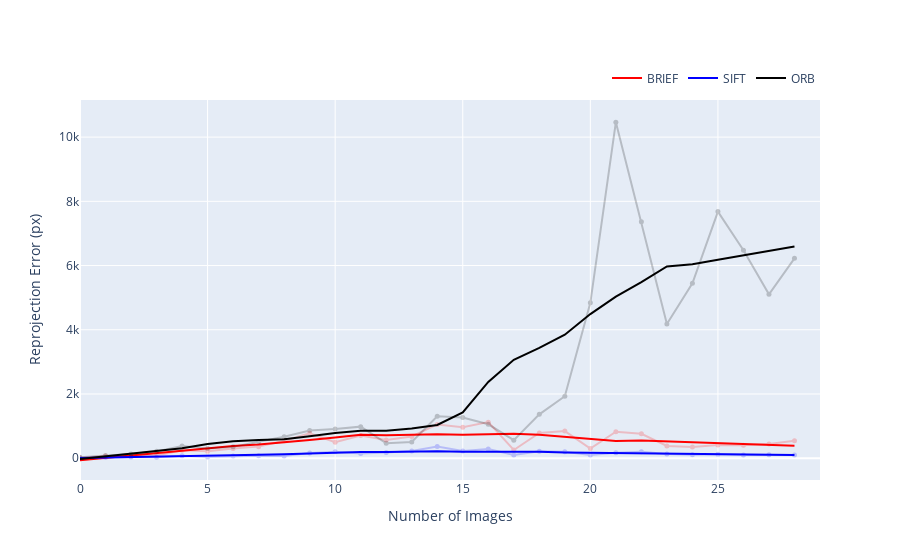

Notebook code for this chart:
### Code cell
# Plot Error for Different Feature Detctors

fig2 = go.Figure()

# Add trace for Brief detector
fig2.add_trace(go.Scatter(
    x = num_images,
    y = brief,
    mode = 'lines+markers',
    marker = dict(
        size = 5,
        color = 'red',
    ),
    opacity = 0.2,
    showlegend=False
))

fig2.add_trace(go.Scatter(
    x = num_images,
    y = signal.savgol_filter(brief,
                           10,
                           1),
    mode='lines',
    line=go.scatter.Line(color="red"),
    name='BRIEF'
))

# Add trace for Sift detector
fig2.add_trace(go.Scatter(
    x = num_images,
    y = sift,
    mode = 'lines+markers',
    marker = dict(
        size = 5,
        color = 'blue',
    ),
    opacity = 0.2,
    showlegend=False
))

fig2.add_trace(go.Scatter(
    x = num_images,
    y = signal.savgol_filter(sift,
                           10,
                           1),
    mode='lines',
    line=go.scatter.Line(color="blue"),
    name='SIFT'
))

# Add trace for ORB detector
fig2.add_trace(go.Scatter(
    x = num_images,
    y = orb,
    mode = 'lines+markers',
    marker = dict(
        size = 5,
        color = 'black',
    ),
    opacity = 0.2,
    showlegend=False
))

fig2.add_trace(go.Scatter(
    x = num_images,
    y = signal.savgol_filter(orb,
                           10,
                           1),
    mode='lines',
    line=go.scatter.Line(color='black'),
    name='ORB'
))

fig2.update_layout(
    legend=dict(
    orientation="h",
    yanchor="bottom",
    y=1.02,
    xanchor="right",
    x=1),
    xaxis_title="Number of Images",
    yaxis_title="Reprojection Error (px)",
    xaxis_range=[0, min_images],
)

fig2.show()

### Figure 1 — Plotly figure (JSON) as saved in the notebook; plotly's stock layout.template omitted (floating-point values rounded to 4 significant figures)
{"data": [{"marker": {"color": "red", "size": 5}, "mode": "lines+markers", "opacity": 0.2, "showlegend": false, "type": "scatter", "x": [0, 1, 2, 3, 4, 5, 6, 7, 8, 9, 10, 11, 12, 13, 14, 15, 16, 17, 18, 19, 20, 21, 22, 23, 24, 25, 26, 27, 28], "y": [16.5, 69.12, 71.02, 84.82, 245.4, 219.2, 305.6, 361.3, 542.3, 775.8, 496.1, 707.1, 569.0, 678.5, 1051.0, 968.6, 1124.0, 257.3, 789.5, 845.4, 303.8, 826.5, 761.1, 381.6, 350.7, 414.1, 401.9, 442.1, 542.3]}, {"line": {"color": "red"}, "mode": "lines", "name": "BRIEF", "type": "scatter", "x": [0, 1, 2, 3, 4, 5, 6, 7, 8, 9, 10, 11, 12, 13, 14, 15, 16, 17, 18, 19, 20, 21, 22, 23, 24, 25, 26, 27, 28], "y": [-64.52, 9.618, 83.76, 157.9, 232.0, 317.1, 380.9, 430.7, 490.0, 570.6, 645.6, 727.4, 717.0, 741.7, 748.7, 729.5, 741.4, 760.6, 730.9, 660.9, 605.4, 533.2, 551.7, 526.9, 511.9, 481.9, 451.9, 421.9, 391.8]}, {"marker": {"color": "blue", "size": 5}, "mode": "lines+markers", "opacity": 0.2, "showlegend": false, "type": "scatter", "x": [0, 1, 2, 3, 4, 5, 6, 7, 8, 9, 10, 11, 12, 13, 14, 15, 16, 17, 18, 19, 20, 21, 22, 23, 24, 25, 26, 27, 28], "y": [11.03, 26.44, 35.66, 31.62, 77.47, 39.79, 66.19, 78.62, 71.08, 162.9, 198.8, 150.6, 178.2, 223.8, 362.5, 226.8, 289.7, 100.8, 217.3, 203.9, 97.56, 172.4, 203.9, 132.9, 107.1, 127.8, 103.8, 111.4, 99.34]}, {"line": {"color": "blue"}, "mode": "lines", "name": "SIFT", "type": "scatter", "x": [0, 1, 2, 3, 4, 5, 6, 7, 8, 9, 10, 11, 12, 13, 14, 15, 16, 17, 18, 19, 20, 21, 22, 23, 24, 25, 26, 27, 28], "y": [6.616, 18.5, 30.38, 42.26, 54.14, 78.86, 91.28, 105.5, 124.8, 153.3, 172.0, 194.3, 196.5, 211.1, 215.2, 205.1, 207.3, 209.9, 200.8, 175.2, 165.3, 146.7, 147.8, 136.0, 131.6, 122.9, 114.2, 105.4, 96.7]}, {"marker": {"color": "black", "size": 5}, "mode": "lines+markers", "opacity": 0.2, "showlegend": false, "type": "scatter", "x": [0, 1, 2, 3, 4, 5, 6, 7, 8, 9, 10, 11, 12, 13, 14, 15, 16, 17, 18, 19, 20, 21, 22, 23, 24, 25, 26, 27, 28], "y": [33.73, 86.72, 132.8, 213.7, 377.5, 300.9, 353.8, 513.3, 668.8, 860.8, 907.3, 983.9, 464.3, 505.2, 1307.0, 1266.0, 1057.0, 561.8, 1367.0, 1931.0, 4838.0, 10470.0, 7365.0, 4182.0, 5446.0, 7680.0, 6476.0, 5104.0, 6225.0]}, {"line": {"color": "black"}, "mode": "lines", "name": "ORB", "type": "scatter", "x": [0, 1, 2, 3, 4, 5, 6, 7, 8, 9, 10, 11, 12, 13, 14, 15, 16, 17, 18, 19, 20, 21, 22, 23, 24, 25, 26, 27, 28], "y": [-21.18, 62.23, 145.7, 229.1, 312.5, 441.6, 531.3, 564.4, 593.6, 686.5, 783.0, 853.4, 858.2, 928.0, 1035.0, 1428.0, 2376.0, 3066.0, 3434.0, 3848.0, 4489.0, 5031.0, 5486.0, 5971.0, 6040.0, 6178.0, 6316.0, 6454.0, 6592.0]}], "layout": {"legend": {"orientation": "h", "x": 1, "xanchor": "right", "y": 1.02, "yanchor": "bottom"}, "xaxis": {"range": [0, 29], "title": {"text": "Number of Images"}}, "yaxis": {"title": {"text": "Reprojection Error (px)"}}}}
